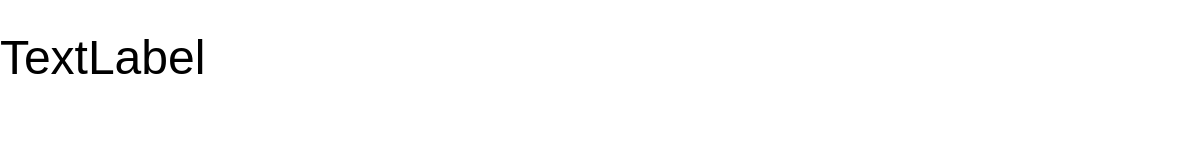
<?xml version="1.0" encoding="UTF-8"?>
<ui version="4.0">
 <class>Form</class>
 <widget class="QWidget" name="Form">
  <property name="geometry">
   <rect>
    <x>0</x>
    <y>0</y>
    <width>1202</width>
    <height>165</height>
   </rect>
  </property>
  <property name="minimumSize">
   <size>
    <width>1200</width>
    <height>65</height>
   </size>
  </property>
  <property name="maximumSize">
   <size>
    <width>16777215</width>
    <height>16777215</height>
   </size>
  </property>
  <property name="font">
   <font>
    <pointsize>24</pointsize>
   </font>
  </property>
  <property name="tabletTracking">
   <bool>false</bool>
  </property>
  <property name="contextMenuPolicy">
   <enum>Qt::ContextMenuPolicy::NoContextMenu</enum>
  </property>
  <property name="windowTitle">
   <string>实时字幕</string>
  </property>
  <property name="windowIcon">
   <iconset theme="applications-system"/>
  </property>
  <property name="autoFillBackground">
   <bool>false</bool>
  </property>
  <property name="styleSheet">
   <string notr="true">background: transparent;</string>
  </property>
  <layout class="QHBoxLayout" name="horizontalLayout">
   <property name="leftMargin">
    <number>0</number>
   </property>
   <property name="topMargin">
    <number>0</number>
   </property>
   <property name="rightMargin">
    <number>0</number>
   </property>
   <property name="bottomMargin">
    <number>0</number>
   </property>
   <item>
    <layout class="QVBoxLayout" name="verticalLayout">
     <property name="spacing">
      <number>0</number>
     </property>
     <property name="leftMargin">
      <number>0</number>
     </property>
     <property name="topMargin">
      <number>0</number>
     </property>
     <property name="rightMargin">
      <number>0</number>
     </property>
     <property name="bottomMargin">
      <number>0</number>
     </property>
     <item>
      <widget class="QFrame" name="drag_widget">
       <property name="sizePolicy">
        <sizepolicy hsizetype="Preferred" vsizetype="Preferred">
         <horstretch>0</horstretch>
         <verstretch>0</verstretch>
        </sizepolicy>
       </property>
       <property name="minimumSize">
        <size>
         <width>1200</width>
         <height>0</height>
        </size>
       </property>
       <property name="maximumSize">
        <size>
         <width>16777215</width>
         <height>20</height>
        </size>
       </property>
       <property name="cursor">
        <cursorShape>OpenHandCursor</cursorShape>
       </property>
       <property name="mouseTracking">
        <bool>false</bool>
       </property>
       <property name="toolTipDuration">
        <number>6</number>
       </property>
       <property name="frameShadow">
        <enum>QFrame::Shadow::Raised</enum>
       </property>
      </widget>
     </item>
     <item>
      <widget class="QFrame" name="frame">
       <property name="frameShape">
        <enum>QFrame::Shape::NoFrame</enum>
       </property>
       <property name="frameShadow">
        <enum>QFrame::Shadow::Raised</enum>
       </property>
       <widget class="QLabel" name="plainTextEdit">
        <property name="geometry">
         <rect>
          <x>0</x>
          <y>10</y>
          <width>1191</width>
          <height>131</height>
         </rect>
        </property>
        <property name="minimumSize">
         <size>
          <width>0</width>
          <height>0</height>
         </size>
        </property>
        <property name="font">
         <font>
          <pointsize>36</pointsize>
         </font>
        </property>
        <property name="text">
         <string>TextLabel</string>
        </property>
        <property name="textFormat">
         <enum>Qt::TextFormat::PlainText</enum>
        </property>
        <property name="alignment">
         <set>Qt::AlignmentFlag::AlignLeading|Qt::AlignmentFlag::AlignLeft|Qt::AlignmentFlag::AlignTop</set>
        </property>
        <property name="wordWrap">
         <bool>true</bool>
        </property>
        <property name="textInteractionFlags">
         <set>Qt::TextInteractionFlag::NoTextInteraction</set>
        </property>
       </widget>
      </widget>
     </item>
    </layout>
   </item>
  </layout>
 </widget>
 <resources/>
 <connections/>
</ui>
